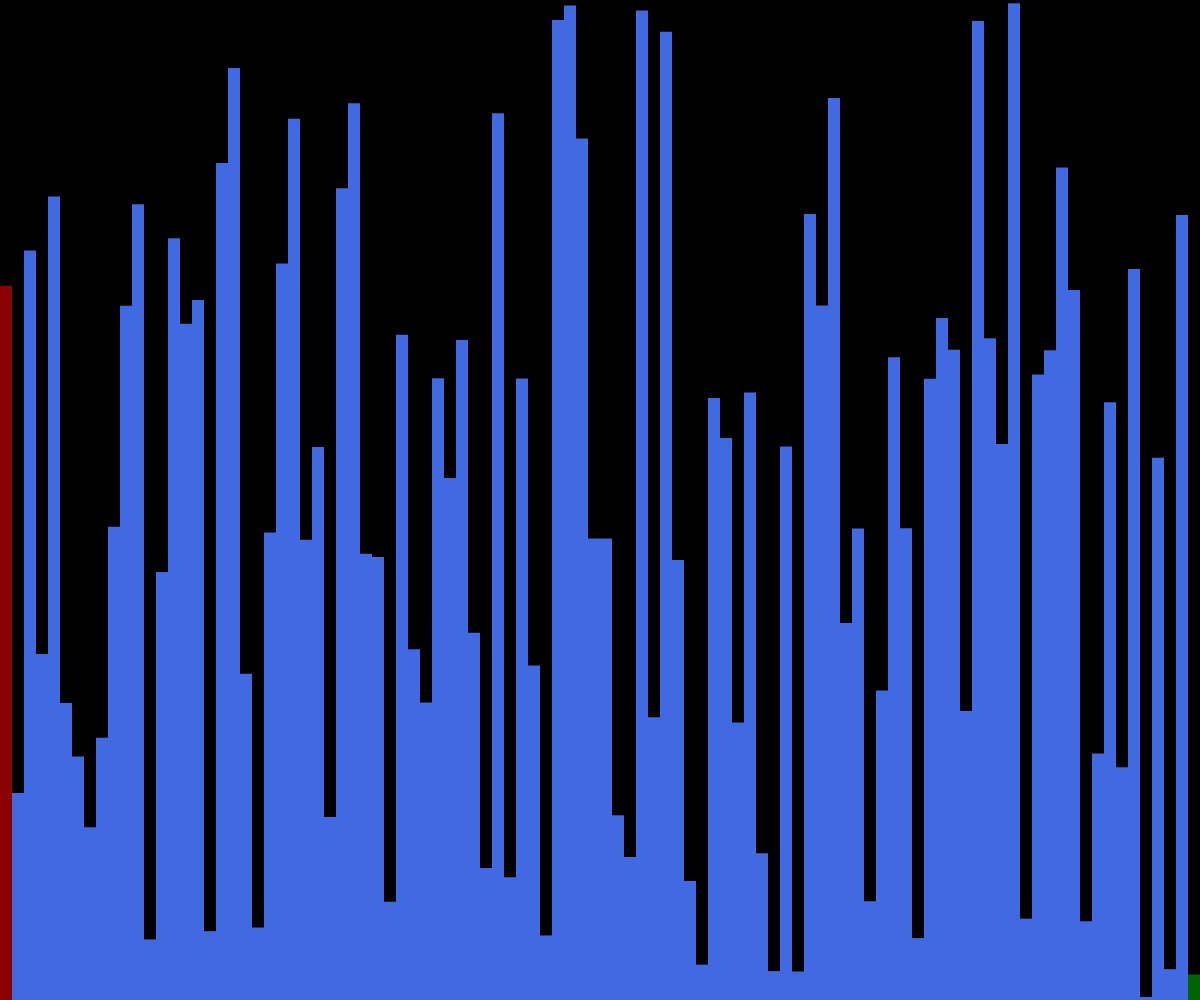
Frame 1 (no input)
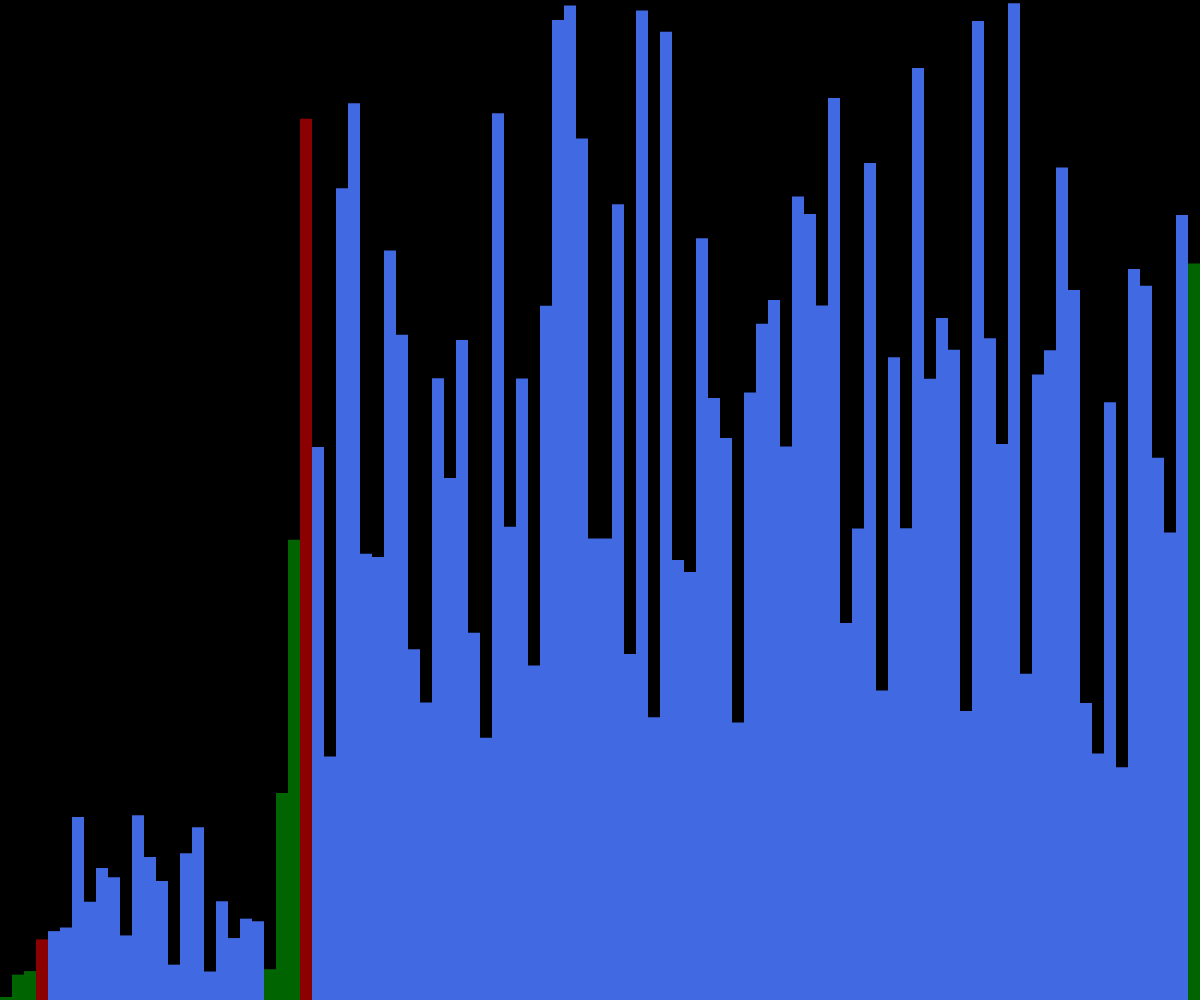
Frame 60 (no input)
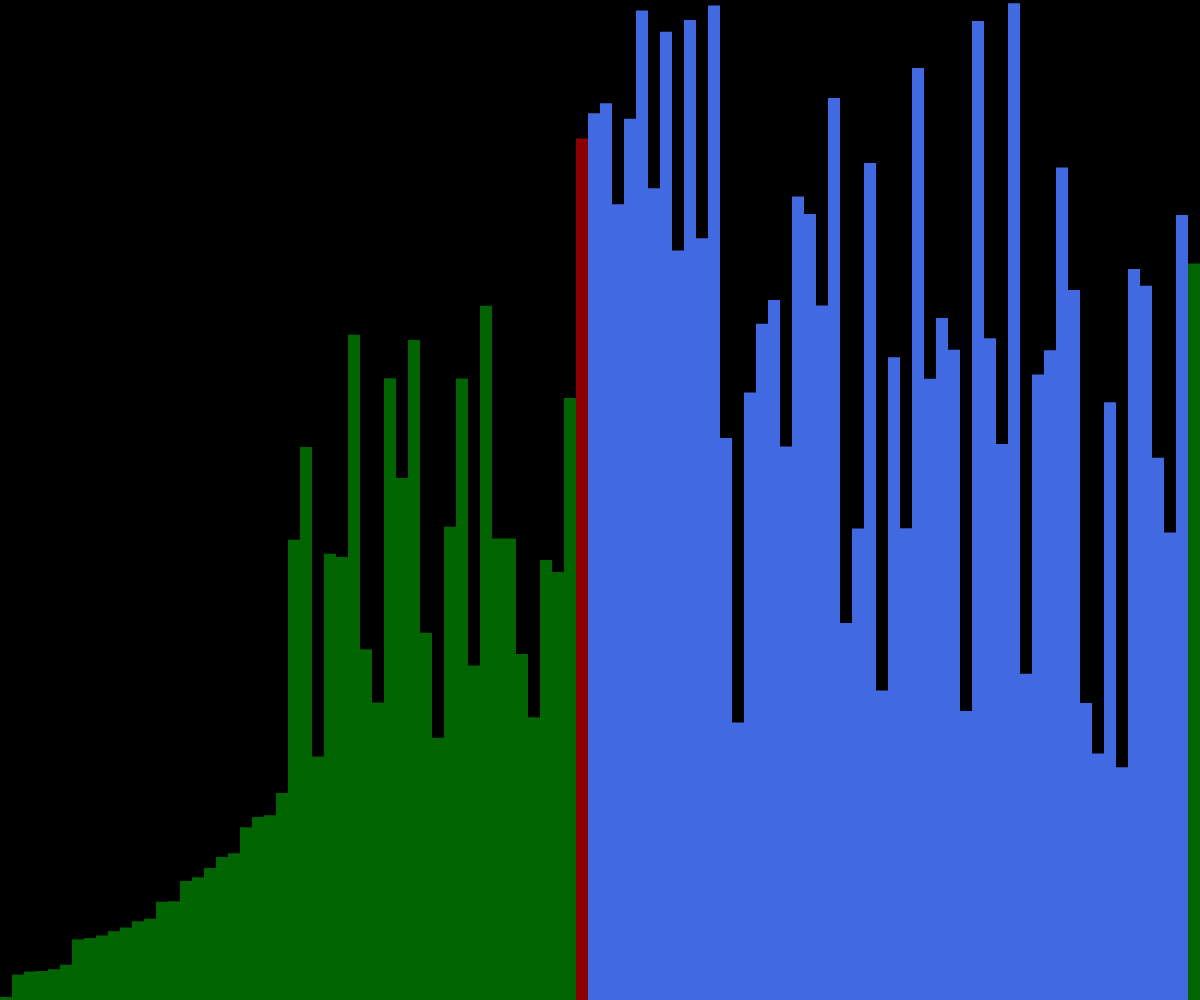
Frame 120 (the mouse pressed at the canvas centre since frame 60)

The p5.js sketch that drew these frames (run headless with seeded random() and noise() and a simulated clock; from frame 60 on, the mouse is pressed at the canvas centre):

// p5.js sketch
// ── sketch.js
// QuickSort Visualization
// Srinu_sammeta
// Sandeep_palla

let a = [];
let w = 12;

let states = [];

function setup() {
  createCanvas(windowWidth, windowHeight);
  a = new Array(floor(width / w));
  for (let i = 0; i < a.length; i++) {
    a[i] = random(height);
    states[i] = -1;
  }
  quickSort(a, 0, a.length - 1);
}

async function quickSort(arr, start, end) {
  if (start >= end) {
    return;
  }
  let index = await partition(arr, start, end);
  states[index] = -1;

  await Promise.all([
    quickSort(arr, start, index - 1),
    quickSort(arr, index + 1, end)
  ]);
}

async function partition(arr, start, end) {
  for (let i = start; i < end; i++) {
    states[i] = 1;
  }

  let pivotValue = arr[end];
  let pivotIndex = start;
  states[pivotIndex] = 0;
  for (let i = start; i < end; i++) {
    if (arr[i] < pivotValue) {
      await swap(arr, i, pivotIndex);
      states[pivotIndex] = -1;
      pivotIndex++;
      states[pivotIndex] = 0;
    }
  }
  await swap(arr, pivotIndex, end);

  for (let i = start; i < end; i++) {
    if (i != pivotIndex) {
      states[i] = -1;
    }
  }

  return pivotIndex;
}

function draw() {
  background(0);

  for (let i = 0; i < a.length; i++) {
    noStroke();
    if (states[i] == 0) {
      fill('#8B0000');
    } else if (states[i] == 1) {
      fill('#4169E1');
    } else {
      fill('#006400');
    }
    rect(i * w, height - a[i], w, a[i]);
  }
}

async function swap(arr, a, b) {
  await sleep(50);
  let temp = arr[a];
  arr[a] = arr[b];
  arr[b] = temp;
}

function sleep(ms) {
  return new Promise(resolve => setTimeout(resolve, ms));
}
